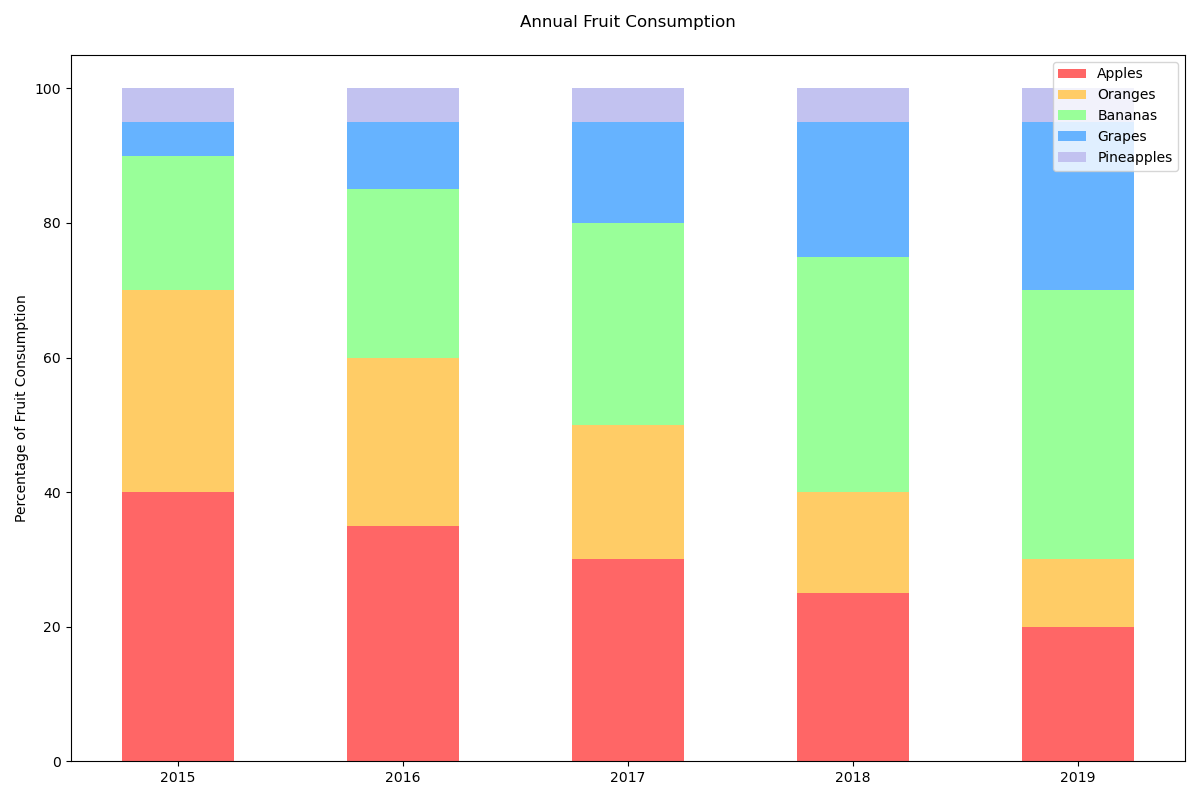

Generate this figure with Python:

import matplotlib.pyplot as plt
import numpy as np

# Data
labels = ['2015', '2016', '2017', '2018', '2019']
apples = np.array([40, 35, 30, 25, 20])
oranges = np.array([30, 25, 20, 15, 10])
bananas = np.array([20, 25, 30, 35, 40])
grapes = np.array([5, 10, 15, 20, 25])
pineapples = np.array([5, 5, 5, 5, 5])

# Stacked data
data = np.vstack([apples, oranges, bananas, grapes, pineapples])
data_cum = data.cumsum(axis=0)

# Colors
colors = ['#ff6666', '#ffcc66', '#99ff99', '#66b3ff', '#c2c2f0']

# Plot
fig, ax = plt.subplots(figsize=(12, 8))

# Vertical bar
bar_width = 0.5
for i, (colname, color) in enumerate(zip(['Apples', 'Oranges', 'Bananas', 'Grapes', 'Pineapples'], colors)):
    heights = data[i]
    starts = data_cum[i] - heights
    ax.bar(labels, heights, bottom=starts, width=bar_width, label=colname, color=color)

# Customize the plot
ax.set_ylabel('Percentage of Fruit Consumption')
ax.set_title('Annual Fruit Consumption', pad=20)
ax.legend(loc='upper right')

plt.tight_layout()
plt.show()
